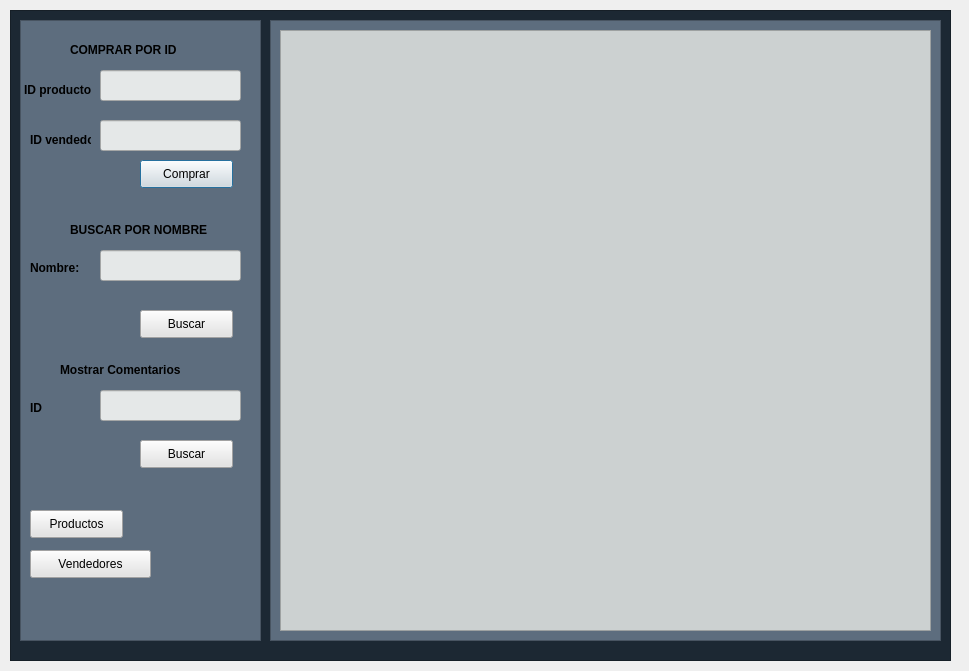
<?xml version="1.0" encoding="UTF-8"?>
<ui version="4.0">
 <class>Dialog</class>
 <widget class="QDialog" name="Dialog">
  <property name="geometry">
   <rect>
    <x>0</x>
    <y>0</y>
    <width>969</width>
    <height>671</height>
   </rect>
  </property>
  <property name="windowTitle">
   <string>Dialog</string>
  </property>
  <widget class="QFrame" name="frame">
   <property name="geometry">
    <rect>
     <x>10</x>
     <y>10</y>
     <width>941</width>
     <height>651</height>
    </rect>
   </property>
   <property name="styleSheet">
    <string notr="true">background-color: rgb(28, 40, 51);</string>
   </property>
   <property name="frameShape">
    <enum>QFrame::StyledPanel</enum>
   </property>
   <property name="frameShadow">
    <enum>QFrame::Raised</enum>
   </property>
   <widget class="QFrame" name="frame_2">
    <property name="geometry">
     <rect>
      <x>260</x>
      <y>10</y>
      <width>671</width>
      <height>621</height>
     </rect>
    </property>
    <property name="styleSheet">
     <string notr="true">background-color: rgb(93, 109, 126 );</string>
    </property>
    <property name="frameShape">
     <enum>QFrame::StyledPanel</enum>
    </property>
    <property name="frameShadow">
     <enum>QFrame::Raised</enum>
    </property>
    <widget class="QTableWidget" name="tableWidgetuslog">
     <property name="geometry">
      <rect>
       <x>10</x>
       <y>10</y>
       <width>651</width>
       <height>601</height>
      </rect>
     </property>
     <property name="styleSheet">
      <string notr="true">background-color: rgb(204, 209, 209 );</string>
     </property>
    </widget>
   </widget>
   <widget class="QFrame" name="frame_3">
    <property name="geometry">
     <rect>
      <x>10</x>
      <y>10</y>
      <width>241</width>
      <height>621</height>
     </rect>
    </property>
    <property name="styleSheet">
     <string notr="true">QFrame{
	
	background-color: rgb(93, 109, 126 );
	
}

QLabel{
	background-color: rgb(93,109,126);
	
	border: 0px solid black;
	font-weight: bold;
}
QLineEdit{
	background-color: rgb(229, 232, 232);
}
QPushButton{
background-color:white;
border-top-left-radus: 20px;
border-bottom-left-radus: 20px;
color: black;
font: 77 10pt &quot;Arial Black&quot;;
}
QPushButton:hover{
	background-color: rgb(171, 178, 185);
font: 87 12pt &quot;Arial Black&quot;;

}</string>
    </property>
    <property name="frameShape">
     <enum>QFrame::StyledPanel</enum>
    </property>
    <property name="frameShadow">
     <enum>QFrame::Raised</enum>
    </property>
    <widget class="QLineEdit" name="lineEditIdp">
     <property name="geometry">
      <rect>
       <x>80</x>
       <y>50</y>
       <width>141</width>
       <height>31</height>
      </rect>
     </property>
    </widget>
    <widget class="QLineEdit" name="lineEditNomp">
     <property name="geometry">
      <rect>
       <x>80</x>
       <y>230</y>
       <width>141</width>
       <height>31</height>
      </rect>
     </property>
    </widget>
    <widget class="QLabel" name="label">
     <property name="geometry">
      <rect>
       <x>50</x>
       <y>20</y>
       <width>141</width>
       <height>20</height>
      </rect>
     </property>
     <property name="text">
      <string>COMPRAR POR ID</string>
     </property>
    </widget>
    <widget class="QLabel" name="label_2">
     <property name="geometry">
      <rect>
       <x>50</x>
       <y>200</y>
       <width>141</width>
       <height>20</height>
      </rect>
     </property>
     <property name="text">
      <string>BUSCAR POR NOMBRE</string>
     </property>
    </widget>
    <widget class="QLabel" name="label_3">
     <property name="geometry">
      <rect>
       <x>4</x>
       <y>60</y>
       <width>71</width>
       <height>20</height>
      </rect>
     </property>
     <property name="text">
      <string>ID producto</string>
     </property>
    </widget>
    <widget class="QLabel" name="label_4">
     <property name="geometry">
      <rect>
       <x>10</x>
       <y>240</y>
       <width>55</width>
       <height>16</height>
      </rect>
     </property>
     <property name="text">
      <string>Nombre:</string>
     </property>
    </widget>
    <widget class="QPushButton" name="pushButtonComp">
     <property name="geometry">
      <rect>
       <x>120</x>
       <y>140</y>
       <width>93</width>
       <height>28</height>
      </rect>
     </property>
     <property name="styleSheet">
      <string notr="true">background-color: rgb(227, 227, 227);</string>
     </property>
     <property name="text">
      <string>Comprar</string>
     </property>
    </widget>
    <widget class="QPushButton" name="pushButtonBuscarp">
     <property name="geometry">
      <rect>
       <x>120</x>
       <y>290</y>
       <width>93</width>
       <height>28</height>
      </rect>
     </property>
     <property name="styleSheet">
      <string notr="true">background-color: rgb(227, 227, 227);</string>
     </property>
     <property name="text">
      <string>Buscar</string>
     </property>
    </widget>
    <widget class="QLabel" name="label_9">
     <property name="geometry">
      <rect>
       <x>40</x>
       <y>340</y>
       <width>141</width>
       <height>20</height>
      </rect>
     </property>
     <property name="text">
      <string>Mostrar Comentarios</string>
     </property>
    </widget>
    <widget class="QLineEdit" name="lineEditIdc">
     <property name="geometry">
      <rect>
       <x>80</x>
       <y>370</y>
       <width>141</width>
       <height>31</height>
      </rect>
     </property>
    </widget>
    <widget class="QLabel" name="label_10">
     <property name="geometry">
      <rect>
       <x>10</x>
       <y>380</y>
       <width>55</width>
       <height>16</height>
      </rect>
     </property>
     <property name="text">
      <string>ID</string>
     </property>
    </widget>
    <widget class="QPushButton" name="pushButtonBuscarc">
     <property name="geometry">
      <rect>
       <x>120</x>
       <y>420</y>
       <width>93</width>
       <height>28</height>
      </rect>
     </property>
     <property name="styleSheet">
      <string notr="true">background-color: rgb(227, 227, 227);</string>
     </property>
     <property name="text">
      <string>Buscar</string>
     </property>
    </widget>
    <widget class="QLabel" name="label_5">
     <property name="geometry">
      <rect>
       <x>10</x>
       <y>110</y>
       <width>61</width>
       <height>20</height>
      </rect>
     </property>
     <property name="text">
      <string>ID vendedor</string>
     </property>
    </widget>
    <widget class="QLineEdit" name="lineEditIdv">
     <property name="geometry">
      <rect>
       <x>80</x>
       <y>100</y>
       <width>141</width>
       <height>31</height>
      </rect>
     </property>
    </widget>
    <widget class="QPushButton" name="pushButtonVerp">
     <property name="geometry">
      <rect>
       <x>10</x>
       <y>490</y>
       <width>93</width>
       <height>28</height>
      </rect>
     </property>
     <property name="styleSheet">
      <string notr="true">background-color: rgb(227, 227, 227);</string>
     </property>
     <property name="text">
      <string>Productos</string>
     </property>
    </widget>
    <widget class="QPushButton" name="pushButtonVerv">
     <property name="geometry">
      <rect>
       <x>10</x>
       <y>530</y>
       <width>121</width>
       <height>28</height>
      </rect>
     </property>
     <property name="styleSheet">
      <string notr="true">background-color: rgb(227, 227, 227);</string>
     </property>
     <property name="text">
      <string>Vendedores</string>
     </property>
    </widget>
   </widget>
  </widget>
 </widget>
 <resources/>
 <connections/>
</ui>
